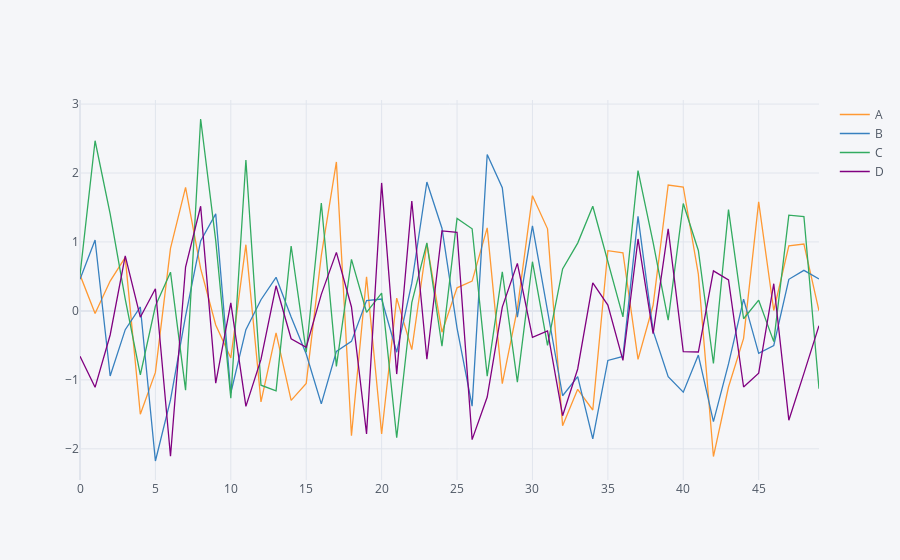

Notebook code cell kept with this figure:
### Code cell
# using iplot
df_1.iplot()
